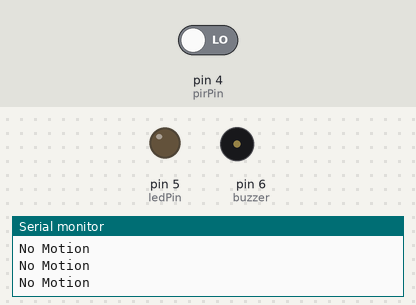
A sketch run on a simulated Arduino Uno, built with avr-gcc and run on an emulated ATmega328P. Parts: output pins drawn as LEDs (lit = HIGH), buzzer (waves = sounding), the last lines printed to the serial monitor. The test bench sets the inputs (shaded band); at power-on: pin 4 (pirPin) LOW.

Above: at 1.8 s.
1.9 s: pin 4 (pirPin) driven HIGH
At 2.9 s:
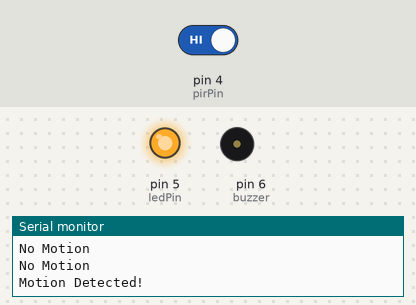
3.5 s: pin 4 (pirPin) driven LOW
At 4.9 s:
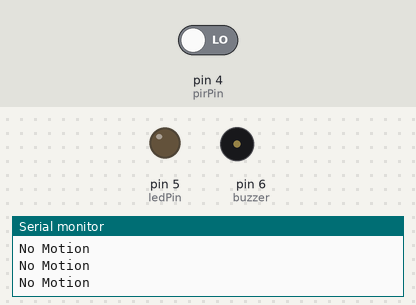
Timing chart, 0 to 6.5 s (numbered marks = the images above; inputs shaded):
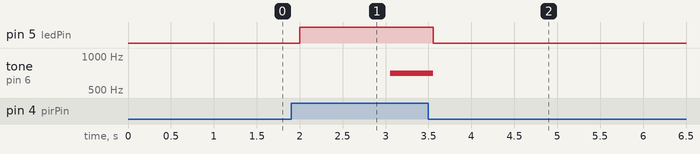

The sketch:

Motion_Detection_Alarm_System_Task_1.ino
```cpp
int pirPin = 4;
int ledPin = 5;
int buzzer = 6;
int dt=500;

void setup() {
  pinMode(pirPin, INPUT);
  pinMode(ledPin, OUTPUT);
  pinMode(buzzer, OUTPUT);

  Serial.begin(9600);
}

void loop() {

  int motion = digitalRead(pirPin);
  if (motion == HIGH) {
    digitalWrite(ledPin, HIGH);
    Serial.println("Motion Detected!");
    for(int freq = 700; freq <= 2000; freq += 5) {

    tone(buzzer, freq);
    delay(2);
}

for(int freq = 2000; freq >= 700; freq -= 5) {

    tone(buzzer, freq);
    delay(2);
}
  }
  else{
    digitalWrite(ledPin, LOW);
    noTone(buzzer);
    Serial.println("No Motion");
  }
  delay(dt);
}
```

Measured:
- after the input at 1.9 s, pin 5 (ledPin): LOW → HIGH after 0.10 s; tone on pin 6 (buzzer): silent → 700 Hz after 1.2 s
- after the input at 3.5 s, pin 5 (ledPin): HIGH → LOW after 0.06 s; tone on pin 6 (buzzer): 700 Hz → silent after 0.06 s
